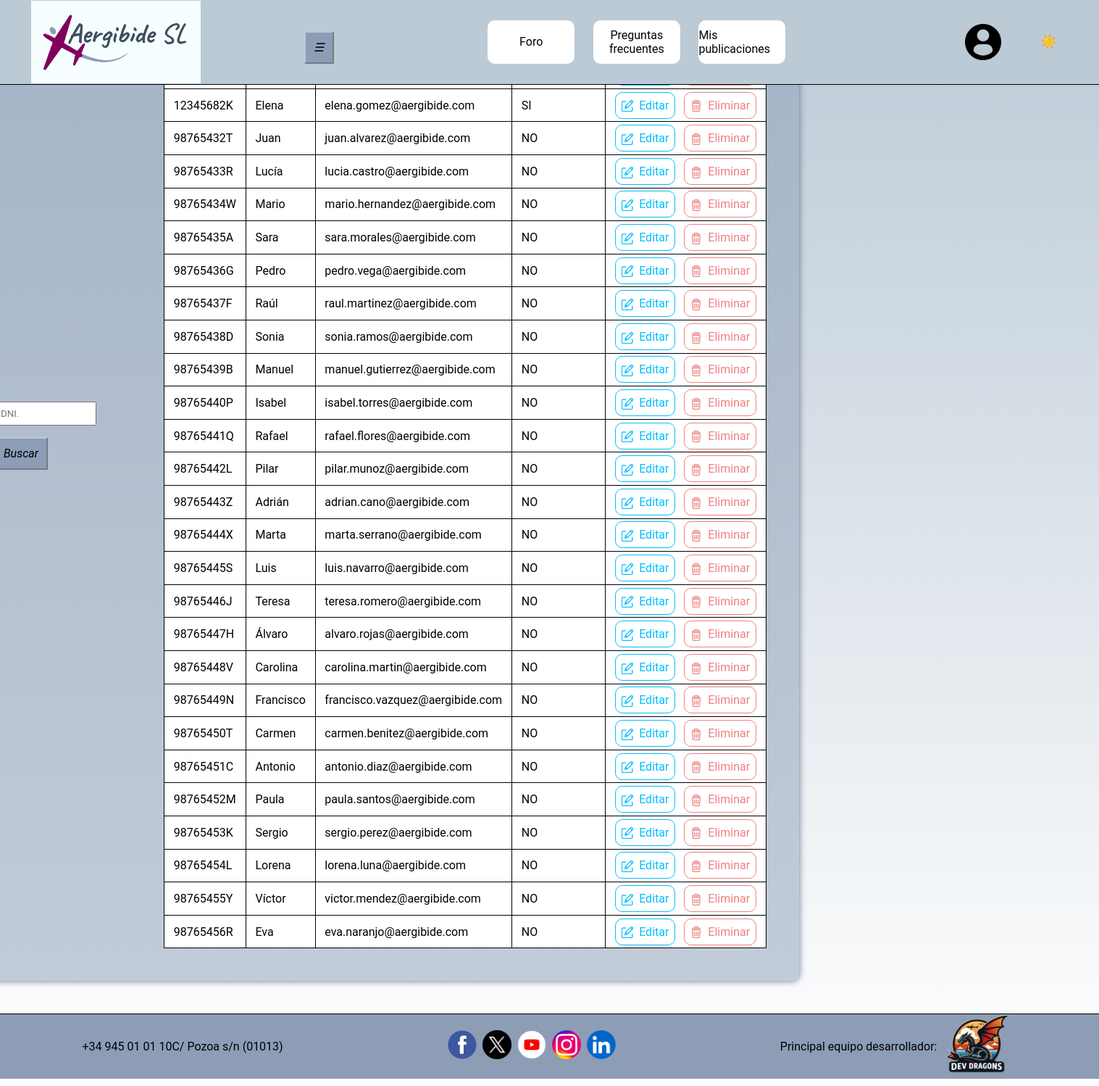
Screenshot of /Aplicacion/mvc_reto/index.php?controller=usuario&action=cuentas (signed in) with the database file from the repository.
### tables this page shows
CREATE TABLE IF NOT EXISTS usuarios (
                                        id INT NOT NULL AUTO_INCREMENT,
                                        administrador TINYINT(1) NOT NULL,
    dni VARCHAR(9) NOT NULL,
    nombre VARCHAR(50) NOT NULL,
    apellido1 VARCHAR(50) NOT NULL,
    apellido2 VARCHAR(50) NOT NULL,
    email VARCHAR(50) NOT NULL,
    telefono VARCHAR(9) DEFAULT NULL,
    usuario VARCHAR(50) NOT NULL,
    contrasena VARCHAR(50) NOT NULL,
    imagen VARCHAR(255) DEFAULT NULL,
    PRIMARY KEY (id),
    UNIQUE KEY dni (dni),
    UNIQUE KEY usuario (usuario)
    );

### Aplicacion/mvc_reto/index.php (called while the page is built, shortened)
<?php
require_once "model/Db.php";
$controller = new $controllerName();
$dataToView["data"] = array();
if(method_exists($controller, $_GET["action"]))
    $dataToView["data"] = $controller -> {$_GET["action"]}();
require_once "view/".$_GET["controller"]."/".$controller->view.".html.php";
?>

### Aplicacion/mvc_reto/model/Db.php (called while the page is built, shortened)
<?php
class Db {
    public function __construct(){
        $this -> host = constant("DB_HOST");
        $this -> db = constant("DB");
        $this -> user = constant("DB_USER");
        $this -> pass = constant("DB_PASS");
        try {
            $this->connection = new PDO("mysql:host=" .$this->host.';
            dbname=' .$this->db, $this->user, $this->pass);
        }
        catch (PDOException $e){
            echo $e -> getMessage();
            exit();
        }
    }
}
?>

### Aplicacion/mvc_reto/model/Usuario.php (called while the page is built, shortened)
<?php
class Usuario {
    private $tabla = "usuarios";
    private $connection;
    public function getConexion(){
        $dbObj = new Db();
        $this->connection = $dbObj ->connection;
    }
    public function getUsuarios(){
        $sql = "SELECT * FROM " .$this->tabla;
        $stmt = $this->connection->prepare($sql);
        $stmt -> execute();
        return $stmt -> fetchAll();
    }
}

### Aplicacion/mvc_reto/controller/UsuarioController.php (called while the page is built, shortened)
<?php
require_once "model/Usuario.php";
class UsuarioController {
    public $model;
    public function __construct() {
        $this->model = new Usuario();
    }
    public function cuentas(){
        return $this->model->getUsuarios();
    }
}
?>

### Aplicacion/mvc_reto/view/usuario/gestionarCuenta.html.php (the view, shortened to what this page needs)
<?php
require_once __DIR__ . "/../layout/header.php";
$dniBuscar="";
?>
<div class="contenido">
    <div class="mitades">
        <div class="mitad contenido1">
            <div class="busqueda">
                <form method="get" action="index.php?controller=usuario&action=buscar&dniBuscar=<?php echo $dniBuscar; ?>">
                    <input type="text" name="dniBuscar" placeholder="Buscar por DNI." value="<?php echo $dniBuscar; ?>">
                    <input type="submit" id="bBuscar" value="Buscar">
                </form>
            </div>
            <?php
            if(count($dataToView["data"])>0){
                ?>
                <table class="tabla_cuentas">
                    <tbody>
                    <?php
                    foreach($dataToView["data"] as $cuenta){
                        if (is_array($cuenta)) {
                            ?>
                            <tr>
                                <td><?php echo $cuenta['dni']; ?></td>
                                <td><?php echo $cuenta['nombre']; ?></td>
                                <td><?php echo $cuenta['email']; ?></td>
                                <td><?php echo ($cuenta['administrador'] == 1) ? 'SI' : 'NO'; ?></td>
                                <td>
                                    <a href="index.php?controller=usuario&action=buscar&dniBuscar=<?php echo $cuenta['dni']; ?>"
                                       id="bEditar">Editar</a>
                                    <a href="index.php?controller=usuario&action=eliminar&dniEliminar=<?php echo $cuenta['dni']; ?>"
                                       id="bEliminar">Eliminar</a>
                                </td>
                            </tr>
                            <?php
                        }
                    }
                    ?>
                    </tbody>
                </table>
                <?php
            }
            else{
                ?>
                <div class="mensajeInexistir">
                    Actualmente no hay cuentas registradas.
                </div>
                <?php
            }
            ?>
        </div>
    </div>
</div>
<?php require_once __DIR__ . "/../layout/footer.php"; ?>
</body>
</html>

### Aplicacion/mvc_reto/assets/css/style.css (style rules this page uses)
* { padding: 0; margin: 0; box-sizing: border-box; font-family: 'Roboto', sans-serif; }
body { display: flex; justify-content: center; align-items: center; height: 100vh; background-image: url( "/Proyecto1/Reto_1_Equipo_2/Aplicacion/mvc_reto/assets/imagenes/fondo1_gif.gif"); background-size: cover; background-position: center; background-attachment: fixed; background-repeat: no-repeat; max-width: 100%; }
.pag_foro, .pag_frecuentes, .pag_crearPregunta, .pag_gestionarCuenta, .pag_perfil, .pag_misPreguntas, .pag_crearRespuesta { background: linear-gradient(to bottom, #BCCAD6, white); min-height: 100vh; background-attachment: fixed; }
.pag_crearPregunta, .pag_perfil, .pag_gestionarCuenta { display: flex; flex-direction: column; align-items: center; min-height: 100vh; }
.pag_crearPregunta .contenido, .pag_perfil .contenido, .pag_gestionarCuenta .contenido { padding: 2em; margin-top: 17em; border-radius: 10px; }
.contenido { width: 80%; }
form { padding: 3em; display: flex; flex-direction: column; align-items: center; }
div { display: flex; align-items: center; padding: .8em; justify-content: center; }
input, select, textarea { padding: .5em; }
button, input[type="submit"], .botonGuardar { margin-top: 1em; padding: .7em; font-size: 1em; background-color: #8D9DB6; border-color: #BCCAD6; font-style: oblique; text-decoration: none; }
a { color: black; }
.pag_gestionarCuenta .contenido { display: flex; flex-direction: column; gap: 2em; }
.pag_gestionarCuenta .mitades { display: flex; width: 100%; gap: 2em; }
.pag_gestionarCuenta .mitad { flex: 1; background-color: #8d9db67e; border-radius: 10px; box-shadow: 0 0 10px #667292; }
.tabla_cuentas, .tabla_respuestas { width: 100%; overflow-x: auto; border-collapse: collapse; margin: 2em; }
.tabla_cuentas th, .tabla_cuentas td, .tabla_respuestas th, .tabla_respuestas td { border: 1px solid black; padding: .8em; white-space: nowrap; }
.tabla_cuentas td, .tabla_respuestas td { background-color: white; }
#bEditar { color: deepskyblue; background-color: white; border: 1px solid deepskyblue; padding: .5em; margin: .2em 0; border-radius: 10px; }
#bEditar::before { content: ''; display: inline-block; width: 16px; height: 16px; background-image: url(/Proyecto1/Reto_1_Equipo_2/Aplicacion/mvc_reto/assets/imagenes/editar.png); background-size: contain; background-repeat: no-repeat; margin-right: .5em; vertical-align: middle; }
#bEliminar { color: lightcoral; background-color: white; border: 1px solid lightcoral; padding: .5em; margin: .2em 0; border-radius: 10px; }
#bEliminar::before { content: ''; display: inline-block; width: 16px; height: 16px; background-image: url(/Proyecto1/Reto_1_Equipo_2/Aplicacion/mvc_reto/assets/imagenes/eliminar.png); background-size: contain; background-repeat: no-repeat; margin-right: .5em; vertical-align: middle; }
.tabla_cuentas a, .tabla_respuestas a { text-decoration: none; }
.tabla_cuentas #bEliminar, .tabla_respuestas #bEliminar { margin-left: .5em; }
:root { --question-count: 1; --base-margin: 400px; }
:root { --primary-color: #6366f1; --primary-dark: #4f46e5; --text-color: #374151; --error-color: #ff0047; --border-color: #d1d5db; --answer-color: #eaeaea; --background-color: #f6feff; --input-color: #ffffff; --gradient-start: #7e9bff; --gradient-middle: #abe3ea; --gradient-end: #ffd0ec; }

### rows the page displays
usuarios: dni "12345682K", nombre "Elena", email "elena.gomez@aergibide.com", administrador "SI"
usuarios: dni "98765432T", nombre "Juan", email "juan.alvarez@aergibide.com", administrador "NO"
usuarios: dni "98765433R", nombre "Lucía", email "lucia.castro@aergibide.com", administrador "NO"
usuarios: dni "98765434W", nombre "Mario", email "mario.hernandez@aergibide.com", administrador "NO"
usuarios: dni "98765435A", nombre "Sara", email "sara.morales@aergibide.com", administrador "NO"
usuarios: dni "98765436G", nombre "Pedro", email "pedro.vega@aergibide.com", administrador "NO"
usuarios: dni "98765437F", nombre "Raúl", email "raul.martinez@aergibide.com", administrador "NO"
usuarios: dni "98765438D", nombre "Sonia", email "sonia.ramos@aergibide.com", administrador "NO"
usuarios: dni "98765439B", nombre "Manuel", email "manuel.gutierrez@aergibide.com", administrador "NO"
usuarios: dni "98765440P", nombre "Isabel", email "isabel.torres@aergibide.com", administrador "NO"
usuarios: dni "98765441Q", nombre "Rafael", email "rafael.flores@aergibide.com", administrador "NO"
usuarios: dni "98765442L", nombre "Pilar", email "pilar.munoz@aergibide.com", administrador "NO"
usuarios: dni "98765443Z", nombre "Adrián", email "adrian.cano@aergibide.com", administrador "NO"
usuarios: dni "98765444X", nombre "Marta", email "marta.serrano@aergibide.com", administrador "NO"
usuarios: dni "98765445S", nombre "Luis", email "luis.navarro@aergibide.com", administrador "NO"
usuarios: dni "98765446J", nombre "Teresa", email "teresa.romero@aergibide.com", administrador "NO"
usuarios: dni "98765447H", nombre "Álvaro", email "alvaro.rojas@aergibide.com", administrador "NO"
usuarios: dni "98765448V", nombre "Carolina", email "carolina.martin@aergibide.com", administrador "NO"
usuarios: dni "98765449N", nombre "Francisco", email "francisco.vazquez@aergibide.com", administrador "NO"
usuarios: dni "98765450T", nombre "Carmen", email "carmen.benitez@aergibide.com", administrador "NO"
usuarios: dni "98765451C", nombre "Antonio", email "antonio.diaz@aergibide.com", administrador "NO"
usuarios: dni "98765452M", nombre "Paula", email "paula.santos@aergibide.com", administrador "NO"
usuarios: dni "98765453K", nombre "Sergio", email "sergio.perez@aergibide.com", administrador "NO"
usuarios: dni "98765454L", nombre "Lorena", email "lorena.luna@aergibide.com", administrador "NO"
usuarios: dni "98765455Y", nombre "Víctor", email "victor.mendez@aergibide.com", administrador "NO"
usuarios: dni "98765456R", nombre "Eva", email "eva.naranjo@aergibide.com", administrador "NO"
